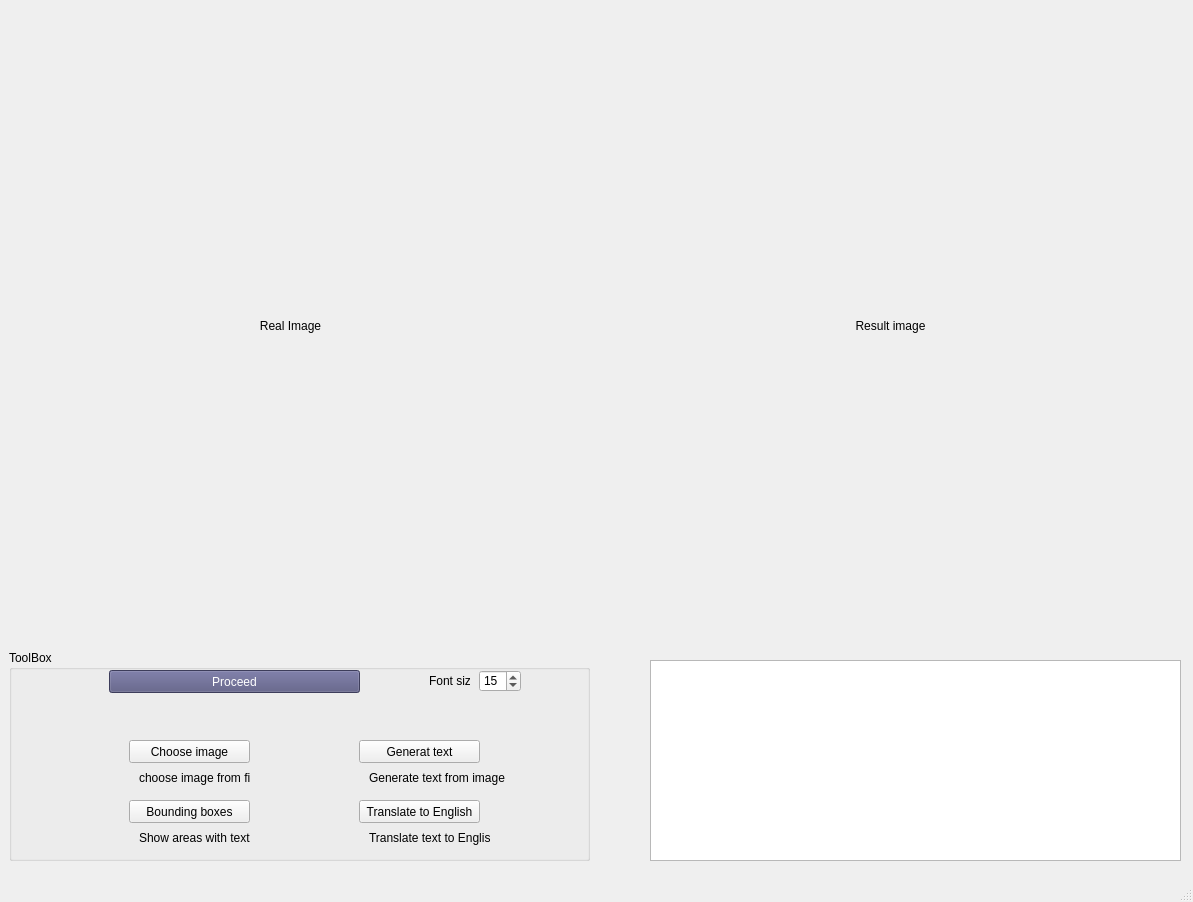
<?xml version="1.0" encoding="UTF-8"?>
<ui version="4.0">
 <class>MainWindow</class>
 <widget class="QMainWindow" name="MainWindow">
  <property name="geometry">
   <rect>
    <x>0</x>
    <y>0</y>
    <width>1193</width>
    <height>902</height>
   </rect>
  </property>
  <property name="windowTitle">
   <string>Amharic OCR</string>
  </property>
  <widget class="QWidget" name="centralwidget">
   <widget class="QLabel" name="label_realimage">
    <property name="geometry">
     <rect>
      <x>10</x>
      <y>20</y>
      <width>561</width>
      <height>611</height>
     </rect>
    </property>
    <property name="text">
     <string>Real Image</string>
    </property>
    <property name="alignment">
     <set>Qt::AlignCenter</set>
    </property>
    <property name="wordWrap">
     <bool>true</bool>
    </property>
    <property name="openExternalLinks">
     <bool>false</bool>
    </property>
   </widget>
   <widget class="QLabel" name="label_resultimage">
    <property name="geometry">
     <rect>
      <x>610</x>
      <y>20</y>
      <width>561</width>
      <height>611</height>
     </rect>
    </property>
    <property name="text">
     <string>Result image</string>
    </property>
    <property name="alignment">
     <set>Qt::AlignCenter</set>
    </property>
   </widget>
   <widget class="QGroupBox" name="groupBox">
    <property name="geometry">
     <rect>
      <x>9</x>
      <y>650</y>
      <width>581</width>
      <height>211</height>
     </rect>
    </property>
    <property name="title">
     <string>ToolBox</string>
    </property>
    <widget class="QPushButton" name="btn_chooseimage">
     <property name="geometry">
      <rect>
       <x>120</x>
       <y>90</y>
       <width>121</width>
       <height>23</height>
      </rect>
     </property>
     <property name="text">
      <string>Choose image</string>
     </property>
    </widget>
    <widget class="QPushButton" name="btn_boundingboxes">
     <property name="geometry">
      <rect>
       <x>120</x>
       <y>150</y>
       <width>121</width>
       <height>23</height>
      </rect>
     </property>
     <property name="text">
      <string>Bounding boxes</string>
     </property>
    </widget>
    <widget class="QPushButton" name="btn_generatetext">
     <property name="geometry">
      <rect>
       <x>350</x>
       <y>90</y>
       <width>121</width>
       <height>23</height>
      </rect>
     </property>
     <property name="text">
      <string>Generat text</string>
     </property>
    </widget>
    <widget class="QPushButton" name="btn_translate">
     <property name="geometry">
      <rect>
       <x>350</x>
       <y>150</y>
       <width>121</width>
       <height>23</height>
      </rect>
     </property>
     <property name="text">
      <string>Translate to English</string>
     </property>
    </widget>
    <widget class="QPushButton" name="btn_proceed">
     <property name="geometry">
      <rect>
       <x>100</x>
       <y>20</y>
       <width>251</width>
       <height>23</height>
      </rect>
     </property>
     <property name="styleSheet">
      <string notr="true">background-color: rgb(85, 85, 127);
color: rgb(255, 255, 255);</string>
     </property>
     <property name="text">
      <string>Proceed</string>
     </property>
     <property name="checkable">
      <bool>false</bool>
     </property>
     <property name="default">
      <bool>false</bool>
     </property>
     <property name="flat">
      <bool>false</bool>
     </property>
    </widget>
    <widget class="QLabel" name="label_3">
     <property name="geometry">
      <rect>
       <x>130</x>
       <y>120</y>
       <width>111</width>
       <height>16</height>
      </rect>
     </property>
     <property name="styleSheet">
      <string notr="true">font: 25 8pt &quot;Segoe UI Light&quot;;</string>
     </property>
     <property name="text">
      <string>choose image from file</string>
     </property>
    </widget>
    <widget class="QLabel" name="label_4">
     <property name="geometry">
      <rect>
       <x>360</x>
       <y>120</y>
       <width>141</width>
       <height>16</height>
      </rect>
     </property>
     <property name="styleSheet">
      <string notr="true">font: 25 8pt &quot;Segoe UI Light&quot;;</string>
     </property>
     <property name="text">
      <string>Generate text from image</string>
     </property>
    </widget>
    <widget class="QLabel" name="label_5">
     <property name="geometry">
      <rect>
       <x>360</x>
       <y>180</y>
       <width>121</width>
       <height>16</height>
      </rect>
     </property>
     <property name="styleSheet">
      <string notr="true">font: 25 8pt &quot;Segoe UI Light&quot;;</string>
     </property>
     <property name="text">
      <string>Translate text to English</string>
     </property>
    </widget>
    <widget class="QLabel" name="label_6">
     <property name="geometry">
      <rect>
       <x>130</x>
       <y>180</y>
       <width>111</width>
       <height>16</height>
      </rect>
     </property>
     <property name="styleSheet">
      <string notr="true">font: 25 8pt &quot;Segoe UI Light&quot;;</string>
     </property>
     <property name="text">
      <string>Show areas with texts</string>
     </property>
    </widget>
    <widget class="QSpinBox" name="spinBox_fontsize">
     <property name="geometry">
      <rect>
       <x>470</x>
       <y>20</y>
       <width>42</width>
       <height>22</height>
      </rect>
     </property>
     <property name="value">
      <number>15</number>
     </property>
    </widget>
    <widget class="QLabel" name="label_7">
     <property name="geometry">
      <rect>
       <x>420</x>
       <y>20</y>
       <width>41</width>
       <height>21</height>
      </rect>
     </property>
     <property name="styleSheet">
      <string notr="true">font: 25 8pt &quot;Segoe UI Light&quot;;</string>
     </property>
     <property name="text">
      <string>Font size</string>
     </property>
    </widget>
   </widget>
   <widget class="QTextEdit" name="textedit">
    <property name="geometry">
     <rect>
      <x>650</x>
      <y>660</y>
      <width>531</width>
      <height>201</height>
     </rect>
    </property>
   </widget>
  </widget>
  <widget class="QMenuBar" name="menubar">
   <property name="geometry">
    <rect>
     <x>0</x>
     <y>0</y>
     <width>1193</width>
     <height>21</height>
    </rect>
   </property>
  </widget>
  <widget class="QStatusBar" name="statusbar"/>
 </widget>
 <resources/>
 <connections/>
</ui>
